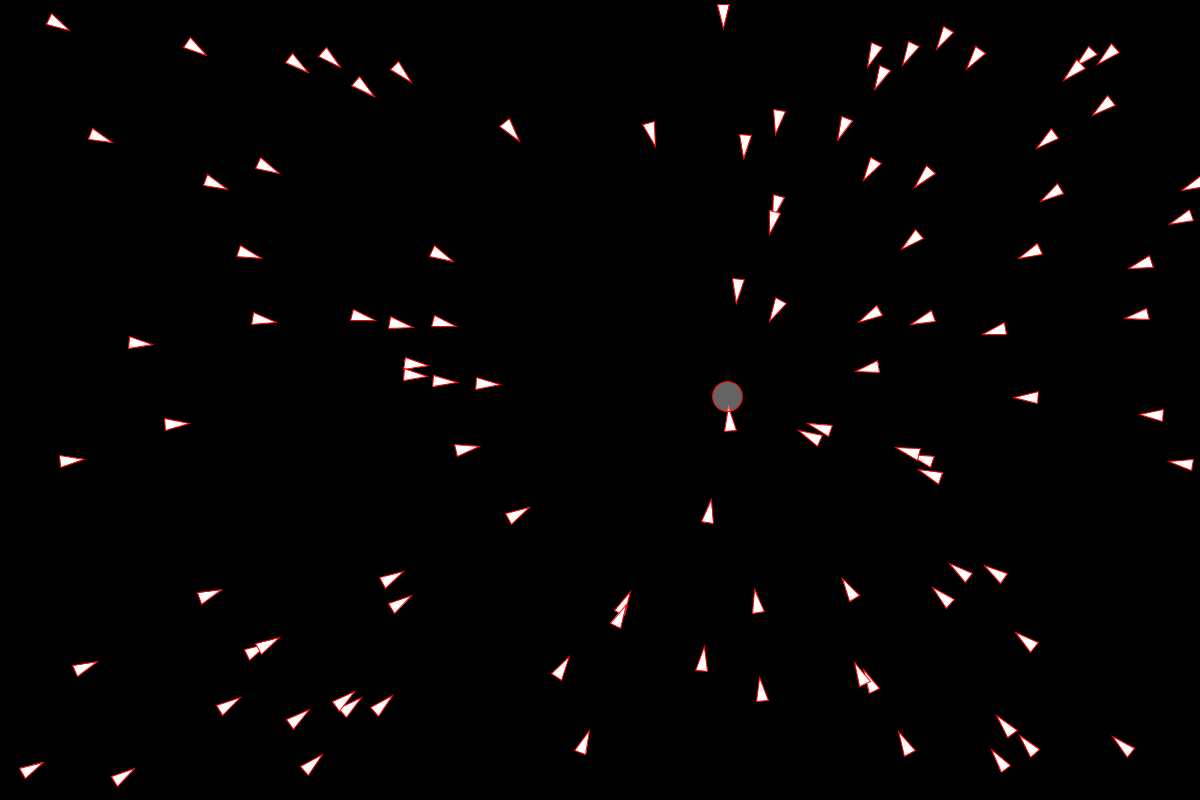
Frame 1 (no input)
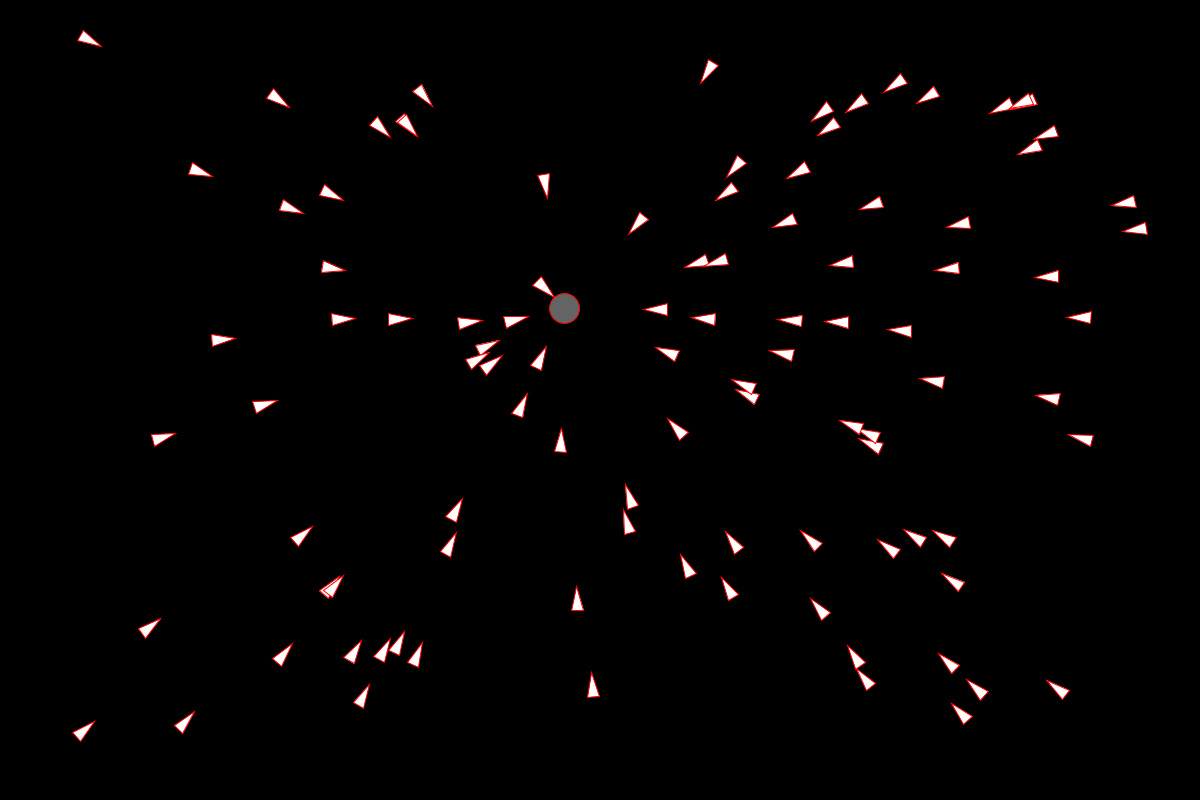
Frame 60 (the mouse pressed at the canvas centre just before this capture)
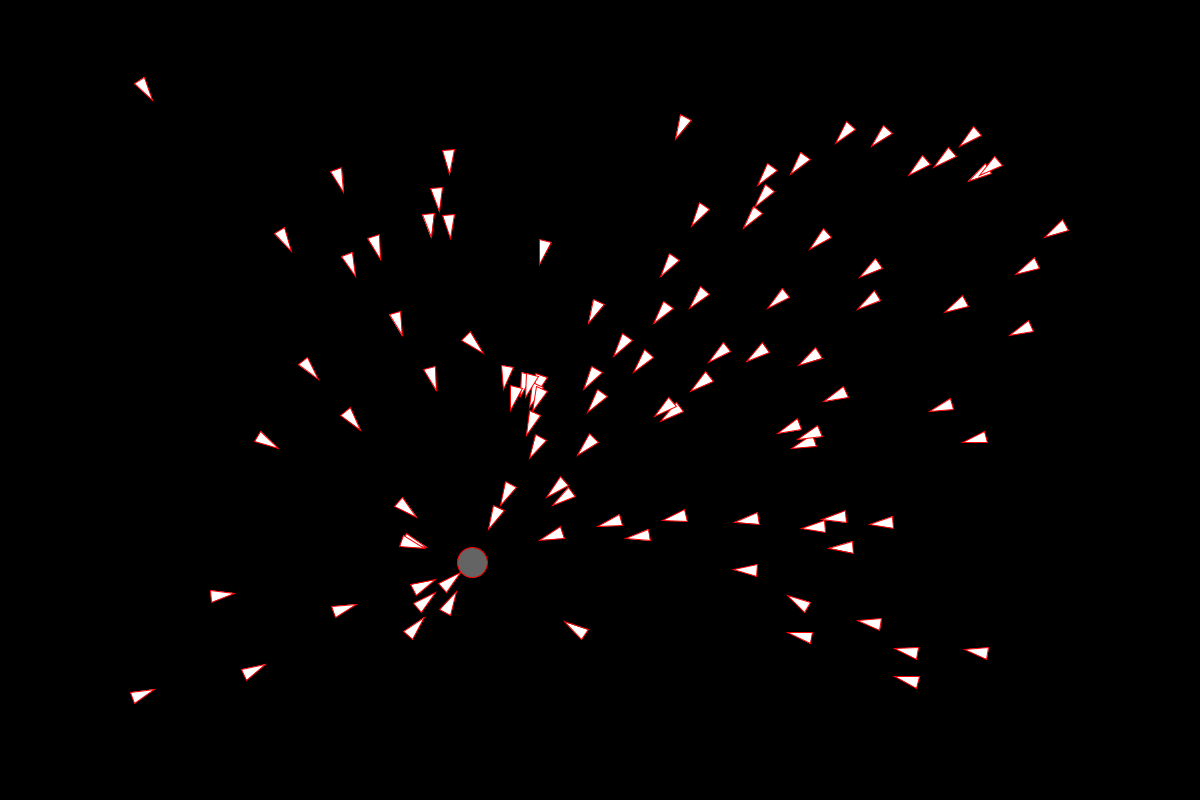
Frame 120 (the mouse held since frame 60 and released just before this capture)

The Processing sketch that drew these frames (run headless with seeded random() and noise(); from frame 60 on, the mouse is pressed at the canvas centre):

// Processing sketch: Basics
// ── Basics.pde
ArrayList<Vehicle> vs;
final int NUM_VEHICLES = 100;
float xnoise = 0;
float ynoise = -1;

void setup() {
  size(1200, 800);
  vs = new ArrayList<Vehicle>();
  
  for(int i = 0; i < NUM_VEHICLES; i++) {
    vs.add(new Vehicle(random(0, width), random(0, height)));
  }
}

void draw() {
  background(0);
 // PVector mousePos = new PVector(mouseX, mouseY);
  float nX = map(noise(xnoise), 0, 1, 0, width);
  float nY = map(noise(ynoise), 0, 1, 0, height);
  PVector noisePos = new PVector(nX, nY);
  
  for(Vehicle v : vs){
    v.seek(noisePos);
    v.update();
    v.display();
  }
  
  fill(255, 100);
  ellipse(noisePos.x, noisePos.y, 30, 30);
  
  //fill(125, 100);
  //ellipse(mousePos.x, mousePos.y, 30, 30);
  
  xnoise += 0.005;
  ynoise += -0.007;
}

// ── Vehicle.pde
class Vehicle {
  PVector position;
  PVector velocity;
  PVector acceleration;
  float r;
  float maxforce;
  float maxspeed;
  
  Vehicle(float x, float y) {
    this.position = new PVector(x, y);
    this.velocity = new PVector(0, 0);
    this.acceleration = new PVector(0, 0);
    this.r = 6;
    this.maxspeed = random(1, 2);
    this.maxforce = random(0.01, 0.5);
  }
  
  void update() {
    this.velocity.add(this.acceleration);
    this.velocity.limit(this.maxspeed);
    
    this.position.add(this.velocity);
    
    //Necessário resetar as forças aplicadas ao corpo (não acumuláveis)
    this.acceleration.mult(0);
  }
  
  void applyForce(PVector force) {
    this.acceleration.add(force);
  }
  
  void seek(PVector target) {
    PVector desire = PVector.sub(target, this.position);
    
    desire.setMag(this.maxspeed);
    
    PVector steer = PVector.sub(desire, this.velocity);
    steer.limit(this.maxforce);
    
    this.applyForce(steer);
  }


  
  void display() {
    //Código para desenhar um triângulo apontando para a velocidade
    float theta = this.velocity.heading() + PI/2;
    fill(255);
    stroke(255, 0, 0);
    strokeWeight(1);
    
    //Matrix -> Mudanças aqui não aferam o resto do canvas
    pushMatrix();
    translate(this.position.x, this.position.y);
    rotate(theta);
    beginShape();
    vertex(0, -this.r*2);
    vertex(-this.r, this.r*2);
    vertex(this.r, this.r*2);
    endShape(CLOSE);
    popMatrix();
  }
}
